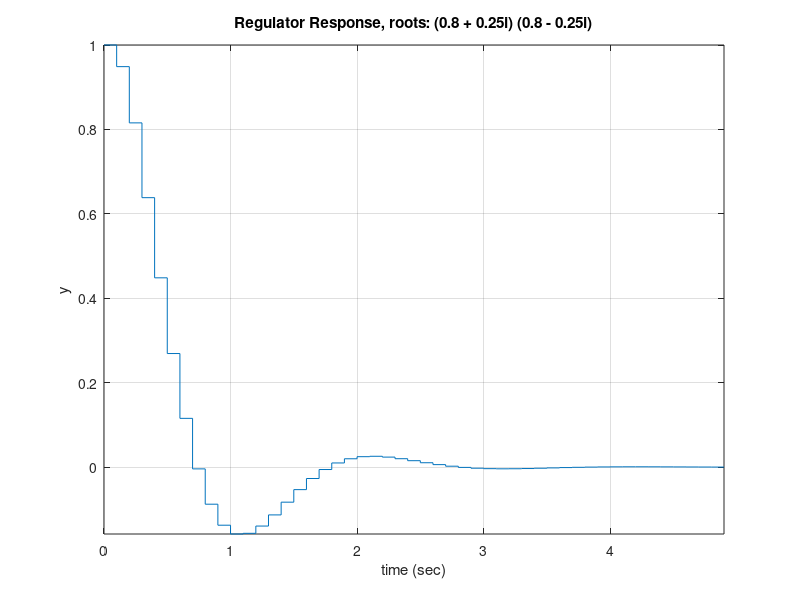

Write MATLAB code to recreate this figure.
%
% cl_ex81.m
%
% Control Law, Full Order, No Estimation.
%
% Example from Franklin & Powell for Examples
% 8.1 and 8.2 on Pg. 282-286.
%

clear;
clf;

T = 0.1;  % time step
Tend = 5;

% roots
z1 = [0.8 + 0.25i; 0.8 - 0.25i];

Phi = [1 T; 0 1];
Gamma = [T^2/2; T];
n = length(Phi);  % order

x0 = [1; 0];  % initial x

sysD = ss(Phi, Gamma, eye(n), zeros(n,1), T);

K1 = place(Phi, Gamma, z1);

% create a gain of K using D and zeroing others
sysK1 = ss(zeros(1,1), zeros(1,n), zeros(1,1), K1, T);

sysCL1 = feedback(sysD, sysK1, -1);
sysCL1 = sminreal(sysCL1);

u = zeros([(Tend/T) 1]);
[y1,t1] = lsim(sysCL1, u, [], x0);

figure(1);
%stairs(t1, y1);  % all
stairs(t1, y1(:,1));  % one
grid on;
axis tight;
title('Regulator Response, roots: (0.8 + 0.25i) (0.8 - 0.25i)');
xlabel('time (sec)');
ylabel('y');

print('cl_ex81.eps', '-depsc2');
